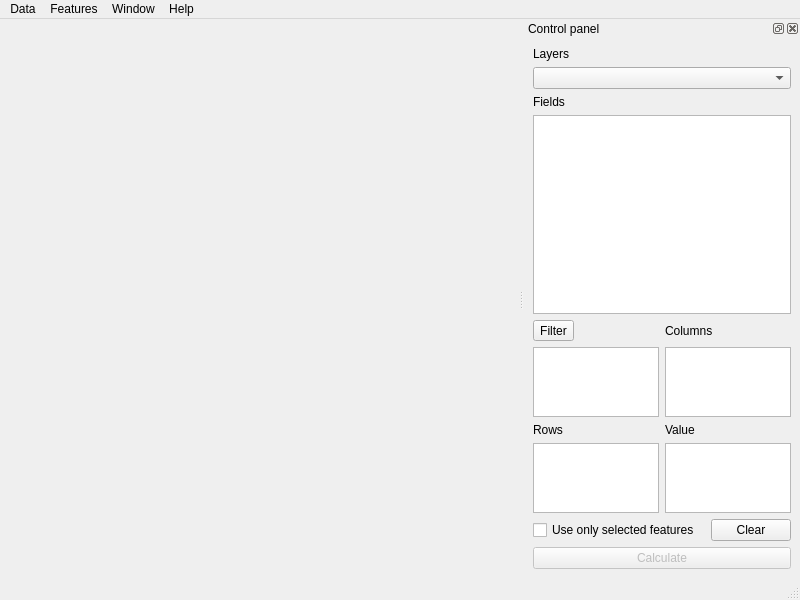
<?xml version="1.0" encoding="UTF-8"?>
<ui version="4.0">
 <class>GroupStats</class>
 <widget class="QMainWindow" name="GroupStats">
  <property name="geometry">
   <rect>
    <x>0</x>
    <y>0</y>
    <width>800</width>
    <height>600</height>
   </rect>
  </property>
  <property name="windowTitle">
   <string>Group Stats</string>
  </property>
  <widget class="QWidget" name="centralwidget">
   <layout class="QHBoxLayout" name="horizontalLayout"/>
  </widget>
  <widget class="QMenuBar" name="menubar">
   <property name="geometry">
    <rect>
     <x>0</x>
     <y>0</y>
     <width>800</width>
     <height>20</height>
    </rect>
   </property>
   <widget class="QMenu" name="menuData">
    <property name="title">
     <string>Data</string>
    </property>
    <addaction name="actionKopiuj"/>
    <addaction name="actionKopiujZaznaczone"/>
    <addaction name="actionZapiszCSV"/>
    <addaction name="actionZapiszCSVZaznaczone"/>
   </widget>
   <widget class="QMenu" name="menuView">
    <property name="title">
     <string>Window</string>
    </property>
    <addaction name="actionPokazPanel"/>
   </widget>
   <widget class="QMenu" name="menuHelp">
    <property name="title">
     <string>Help</string>
    </property>
    <addaction name="actionTutorial"/>
   </widget>
   <widget class="QMenu" name="menuFeatures">
    <property name="title">
     <string>Features</string>
    </property>
    <addaction name="actionPokazNaMapie"/>
    <addaction name="actionPolaczZaznaczoneObiekty"/>
   </widget>
   <addaction name="menuData"/>
   <addaction name="menuFeatures"/>
   <addaction name="menuView"/>
   <addaction name="menuHelp"/>
  </widget>
  <widget class="QStatusBar" name="statusbar"/>
  <widget class="QDockWidget" name="panelSterowania">
   <property name="enabled">
    <bool>true</bool>
   </property>
   <property name="sizePolicy">
    <sizepolicy hsizetype="Preferred" vsizetype="Preferred">
     <horstretch>0</horstretch>
     <verstretch>0</verstretch>
    </sizepolicy>
   </property>
   <property name="minimumSize">
    <size>
     <width>276</width>
     <height>543</height>
    </size>
   </property>
   <property name="accessibleName">
    <string/>
   </property>
   <property name="windowTitle">
    <string>Control panel</string>
   </property>
   <attribute name="dockWidgetArea">
    <number>2</number>
   </attribute>
   <widget class="QWidget" name="dockWidgetContents">
    <layout class="QVBoxLayout" name="verticalLayout_2">
     <item>
      <layout class="QVBoxLayout" name="verticalLayout" stretch="0,0,0,2,1">
       <item>
        <widget class="QLabel" name="label_6">
         <property name="sizePolicy">
          <sizepolicy hsizetype="Minimum" vsizetype="Preferred">
           <horstretch>0</horstretch>
           <verstretch>0</verstretch>
          </sizepolicy>
         </property>
         <property name="text">
          <string>Layers</string>
         </property>
        </widget>
       </item>
       <item>
        <widget class="QComboBox" name="warstwa">
         <property name="sizePolicy">
          <sizepolicy hsizetype="Minimum" vsizetype="Fixed">
           <horstretch>0</horstretch>
           <verstretch>0</verstretch>
          </sizepolicy>
         </property>
        </widget>
       </item>
       <item>
        <widget class="QLabel" name="label">
         <property name="sizePolicy">
          <sizepolicy hsizetype="Minimum" vsizetype="Preferred">
           <horstretch>0</horstretch>
           <verstretch>0</verstretch>
          </sizepolicy>
         </property>
         <property name="text">
          <string>Fields</string>
         </property>
        </widget>
       </item>
       <item>
        <widget class="QListView" name="listaPol">
         <property name="sizePolicy">
          <sizepolicy hsizetype="Minimum" vsizetype="Minimum">
           <horstretch>0</horstretch>
           <verstretch>0</verstretch>
          </sizepolicy>
         </property>
         <property name="minimumSize">
          <size>
           <width>0</width>
           <height>0</height>
          </size>
         </property>
         <property name="toolTip">
          <string>&lt;!DOCTYPE HTML PUBLIC &quot;-//W3C//DTD HTML 4.0//EN&quot; &quot;http://www.w3.org/TR/REC-html40/strict.dtd&quot;&gt;
&lt;html&gt;&lt;head&gt;&lt;meta name=&quot;qrichtext&quot; content=&quot;1&quot; /&gt;&lt;style type=&quot;text/css&quot;&gt;
p, li { white-space: pre-wrap; }
&lt;/style&gt;&lt;/head&gt;&lt;body style=&quot; font-family:'Tahoma'; font-size:8.25pt; font-weight:400; font-style:normal;&quot;&gt;
&lt;p style=&quot; margin-top:0px; margin-bottom:0px; margin-left:0px; margin-right:0px; -qt-block-indent:0; text-indent:0px;&quot;&gt;Drag field and drop it into 'Columns', 'Rows' or 'Value' area.&lt;/p&gt;&lt;/body&gt;&lt;/html&gt;</string>
         </property>
         <property name="dragEnabled">
          <bool>true</bool>
         </property>
         <property name="selectionMode">
          <enum>QAbstractItemView::ExtendedSelection</enum>
         </property>
        </widget>
       </item>
       <item>
        <layout class="QGridLayout" name="gridLayout_2">
         <item row="3" column="1">
          <widget class="QListView" name="wartosci">
           <property name="sizePolicy">
            <sizepolicy hsizetype="Maximum" vsizetype="Maximum">
             <horstretch>0</horstretch>
             <verstretch>0</verstretch>
            </sizepolicy>
           </property>
           <property name="minimumSize">
            <size>
             <width>0</width>
             <height>0</height>
            </size>
           </property>
           <property name="toolTip">
            <string>&lt;!DOCTYPE HTML PUBLIC &quot;-//W3C//DTD HTML 4.0//EN&quot; &quot;http://www.w3.org/TR/REC-html40/strict.dtd&quot;&gt;
&lt;html&gt;&lt;head&gt;&lt;meta name=&quot;qrichtext&quot; content=&quot;1&quot; /&gt;&lt;style type=&quot;text/css&quot;&gt;
p, li { white-space: pre-wrap; }
&lt;/style&gt;&lt;/head&gt;&lt;body style=&quot; font-family:'Tahoma'; font-size:8.25pt; font-weight:400; font-style:normal;&quot;&gt;
&lt;p style=&quot; margin-top:0px; margin-bottom:0px; margin-left:0px; margin-right:0px; -qt-block-indent:0; text-indent:0px;&quot;&gt;&lt;span style=&quot; font-size:8pt;&quot;&gt;Drop numerical attribute or geometry for calculations.&lt;/span&gt;&lt;/p&gt;
&lt;p style=&quot; margin-top:0px; margin-bottom:0px; margin-left:0px; margin-right:0px; -qt-block-indent:0; text-indent:0px;&quot;&gt;&lt;span style=&quot; font-size:8pt;&quot;&gt;Drop function &lt;/span&gt;&lt;a name=&quot;result_box&quot;&gt;&lt;/a&gt;if it is not in the rows/columns area.&lt;/p&gt;&lt;/body&gt;&lt;/html&gt;</string>
           </property>
           <property name="dragEnabled">
            <bool>true</bool>
           </property>
           <property name="selectionMode">
            <enum>QAbstractItemView::ExtendedSelection</enum>
           </property>
          </widget>
         </item>
         <item row="1" column="1">
          <widget class="QListView" name="kolumny">
           <property name="sizePolicy">
            <sizepolicy hsizetype="Maximum" vsizetype="Maximum">
             <horstretch>0</horstretch>
             <verstretch>0</verstretch>
            </sizepolicy>
           </property>
           <property name="minimumSize">
            <size>
             <width>0</width>
             <height>0</height>
            </size>
           </property>
           <property name="toolTip">
            <string>&lt;!DOCTYPE HTML PUBLIC &quot;-//W3C//DTD HTML 4.0//EN&quot; &quot;http://www.w3.org/TR/REC-html40/strict.dtd&quot;&gt;
&lt;html&gt;&lt;head&gt;&lt;meta name=&quot;qrichtext&quot; content=&quot;1&quot; /&gt;&lt;style type=&quot;text/css&quot;&gt;
p, li { white-space: pre-wrap; }
&lt;/style&gt;&lt;/head&gt;&lt;body style=&quot; font-family:'Tahoma'; font-size:8.25pt; font-weight:400; font-style:normal;&quot;&gt;
&lt;p style=&quot; margin-top:0px; margin-bottom:0px; margin-left:0px; margin-right:0px; -qt-block-indent:0; text-indent:0px;&quot;&gt;&lt;span style=&quot; font-size:8pt;&quot;&gt;Drop atrributes or/and functions for columns.&lt;/span&gt;&lt;/p&gt;&lt;/body&gt;&lt;/html&gt;</string>
           </property>
           <property name="dragEnabled">
            <bool>true</bool>
           </property>
           <property name="selectionMode">
            <enum>QAbstractItemView::ExtendedSelection</enum>
           </property>
          </widget>
         </item>
         <item row="3" column="0">
          <widget class="QListView" name="wiersze">
           <property name="sizePolicy">
            <sizepolicy hsizetype="Maximum" vsizetype="Maximum">
             <horstretch>0</horstretch>
             <verstretch>0</verstretch>
            </sizepolicy>
           </property>
           <property name="minimumSize">
            <size>
             <width>0</width>
             <height>0</height>
            </size>
           </property>
           <property name="toolTip">
            <string>&lt;!DOCTYPE HTML PUBLIC &quot;-//W3C//DTD HTML 4.0//EN&quot; &quot;http://www.w3.org/TR/REC-html40/strict.dtd&quot;&gt;
&lt;html&gt;&lt;head&gt;&lt;meta name=&quot;qrichtext&quot; content=&quot;1&quot; /&gt;&lt;style type=&quot;text/css&quot;&gt;
p, li { white-space: pre-wrap; }
&lt;/style&gt;&lt;/head&gt;&lt;body style=&quot; font-family:'Tahoma'; font-size:8.25pt; font-weight:400; font-style:normal;&quot;&gt;
&lt;p style=&quot; margin-top:0px; margin-bottom:0px; margin-left:0px; margin-right:0px; -qt-block-indent:0; text-indent:0px;&quot;&gt;&lt;span style=&quot; font-size:8pt;&quot;&gt;Drop atrributes or/and functions for rows.&lt;/span&gt;&lt;/p&gt;&lt;/body&gt;&lt;/html&gt;</string>
           </property>
           <property name="dragEnabled">
            <bool>true</bool>
           </property>
           <property name="selectionMode">
            <enum>QAbstractItemView::ExtendedSelection</enum>
           </property>
          </widget>
         </item>
         <item row="0" column="1">
          <widget class="QLabel" name="label_3">
           <property name="sizePolicy">
            <sizepolicy hsizetype="Maximum" vsizetype="Preferred">
             <horstretch>0</horstretch>
             <verstretch>0</verstretch>
            </sizepolicy>
           </property>
           <property name="text">
            <string>Columns</string>
           </property>
          </widget>
         </item>
         <item row="2" column="0">
          <widget class="QLabel" name="label_4">
           <property name="sizePolicy">
            <sizepolicy hsizetype="Maximum" vsizetype="Preferred">
             <horstretch>0</horstretch>
             <verstretch>0</verstretch>
            </sizepolicy>
           </property>
           <property name="text">
            <string>Rows</string>
           </property>
          </widget>
         </item>
         <item row="2" column="1">
          <widget class="QLabel" name="label_5">
           <property name="sizePolicy">
            <sizepolicy hsizetype="Maximum" vsizetype="Preferred">
             <horstretch>0</horstretch>
             <verstretch>0</verstretch>
            </sizepolicy>
           </property>
           <property name="text">
            <string>Value</string>
           </property>
          </widget>
         </item>
         <item row="1" column="0">
          <widget class="QPlainTextEdit" name="filtr">
           <property name="sizePolicy">
            <sizepolicy hsizetype="Maximum" vsizetype="Maximum">
             <horstretch>0</horstretch>
             <verstretch>0</verstretch>
            </sizepolicy>
           </property>
           <property name="minimumSize">
            <size>
             <width>0</width>
             <height>0</height>
            </size>
           </property>
           <property name="documentTitle">
            <string notr="true"/>
           </property>
           <property name="readOnly">
            <bool>false</bool>
           </property>
           <property name="plainText">
            <string notr="true"/>
           </property>
           <property name="textInteractionFlags">
            <set>Qt::TextEditorInteraction</set>
           </property>
          </widget>
         </item>
         <item row="0" column="0">
          <widget class="QToolButton" name="filtrButton">
           <property name="sizePolicy">
            <sizepolicy hsizetype="Maximum" vsizetype="Fixed">
             <horstretch>0</horstretch>
             <verstretch>0</verstretch>
            </sizepolicy>
           </property>
           <property name="text">
            <string>Filter</string>
           </property>
          </widget>
         </item>
        </layout>
       </item>
      </layout>
     </item>
     <item>
      <layout class="QHBoxLayout" name="horizontalLayout_2">
       <item>
        <widget class="QCheckBox" name="tylkoZaznaczone">
         <property name="enabled">
          <bool>true</bool>
         </property>
         <property name="sizePolicy">
          <sizepolicy hsizetype="Maximum" vsizetype="Fixed">
           <horstretch>0</horstretch>
           <verstretch>0</verstretch>
          </sizepolicy>
         </property>
         <property name="text">
          <string>Use only selected features</string>
         </property>
        </widget>
       </item>
       <item>
        <spacer name="horizontalSpacer">
         <property name="orientation">
          <enum>Qt::Horizontal</enum>
         </property>
         <property name="sizeType">
          <enum>QSizePolicy::Expanding</enum>
         </property>
         <property name="sizeHint" stdset="0">
          <size>
           <width>0</width>
           <height>20</height>
          </size>
         </property>
        </spacer>
       </item>
       <item>
        <widget class="QPushButton" name="wyczysc">
         <property name="sizePolicy">
          <sizepolicy hsizetype="Maximum" vsizetype="Fixed">
           <horstretch>0</horstretch>
           <verstretch>0</verstretch>
          </sizepolicy>
         </property>
         <property name="text">
          <string>Clear</string>
         </property>
        </widget>
       </item>
      </layout>
     </item>
     <item>
      <widget class="QPushButton" name="oblicz">
       <property name="enabled">
        <bool>false</bool>
       </property>
       <property name="sizePolicy">
        <sizepolicy hsizetype="Minimum" vsizetype="Fixed">
         <horstretch>0</horstretch>
         <verstretch>0</verstretch>
        </sizepolicy>
       </property>
       <property name="text">
        <string>Calculate</string>
       </property>
      </widget>
     </item>
    </layout>
   </widget>
  </widget>
  <action name="actionKopiuj">
   <property name="text">
    <string>Copy all to clipboard</string>
   </property>
  </action>
  <action name="actionZapiszCSV">
   <property name="enabled">
    <bool>true</bool>
   </property>
   <property name="text">
    <string>Save all to CSV file</string>
   </property>
  </action>
  <action name="actionPokazPanel">
   <property name="text">
    <string>Show Control panel</string>
   </property>
  </action>
  <action name="actionKopiujZaznaczone">
   <property name="enabled">
    <bool>true</bool>
   </property>
   <property name="text">
    <string>Copy selected to clipboard</string>
   </property>
  </action>
  <action name="actionZapiszCSVZaznaczone">
   <property name="enabled">
    <bool>true</bool>
   </property>
   <property name="text">
    <string>Save selected to CSV file</string>
   </property>
  </action>
  <action name="actionPokazNaMapie">
   <property name="enabled">
    <bool>true</bool>
   </property>
   <property name="text">
    <string>Show selected on map</string>
   </property>
  </action>
  <action name="actionTutorial">
   <property name="text">
    <string>Tutorial</string>
   </property>
  </action>
  <action name="actionPolaczZaznaczoneObiekty">
   <property name="enabled">
    <bool>false</bool>
   </property>
   <property name="text">
    <string>Join selected features</string>
   </property>
  </action>
 </widget>
 <resources>
  <include location="resources.qrc"/>
 </resources>
 <connections/>
</ui>
